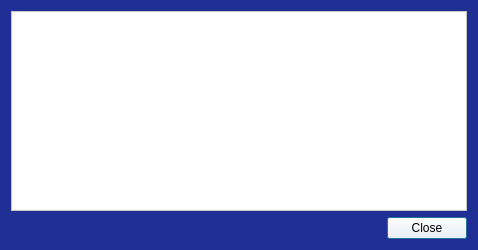
<?xml version="1.0" encoding="UTF-8"?>
<ui version="4.0">
 <class>TransactionDescDialog</class>
 <widget class="QDialog" name="TransactionDescDialog">
  <property name="geometry">
   <rect>
    <x>0</x>
    <y>0</y>
    <width>478</width>
    <height>250</height>
   </rect>
  </property>
  <property name="windowTitle">
   <string>Transaction details</string>
  </property>
  <property name="styleSheet">
   <string notr="true">background-color: rgb(32, 47, 149);
color: rgb(255, 255, 255);
font: 57 8pt &quot;Dosis&quot;;</string>
  </property>
  <layout class="QVBoxLayout" name="verticalLayout">
   <item>
    <widget class="QTextEdit" name="detailText">
     <property name="toolTip">
      <string>This pane shows a detailed description of the transaction</string>
     </property>
     <property name="styleSheet">
      <string notr="true">background-color: rgb(255, 255, 255);
color: rgb(0, 0, 0);</string>
     </property>
     <property name="readOnly">
      <bool>true</bool>
     </property>
    </widget>
   </item>
   <item>
    <widget class="QDialogButtonBox" name="buttonBox">
     <property name="styleSheet">
      <string notr="true">background-color: rgb(255, 255, 255);
color: rgb(0, 0, 0);
font: 57 8pt &quot;Dosis&quot;;</string>
     </property>
     <property name="orientation">
      <enum>Qt::Horizontal</enum>
     </property>
     <property name="standardButtons">
      <set>QDialogButtonBox::Close</set>
     </property>
    </widget>
   </item>
  </layout>
 </widget>
 <resources/>
 <connections>
  <connection>
   <sender>buttonBox</sender>
   <signal>accepted()</signal>
   <receiver>TransactionDescDialog</receiver>
   <slot>accept()</slot>
   <hints>
    <hint type="sourcelabel">
     <x>20</x>
     <y>20</y>
    </hint>
    <hint type="destinationlabel">
     <x>20</x>
     <y>20</y>
    </hint>
   </hints>
  </connection>
  <connection>
   <sender>buttonBox</sender>
   <signal>rejected()</signal>
   <receiver>TransactionDescDialog</receiver>
   <slot>reject()</slot>
   <hints>
    <hint type="sourcelabel">
     <x>20</x>
     <y>20</y>
    </hint>
    <hint type="destinationlabel">
     <x>20</x>
     <y>20</y>
    </hint>
   </hints>
  </connection>
 </connections>
</ui>
